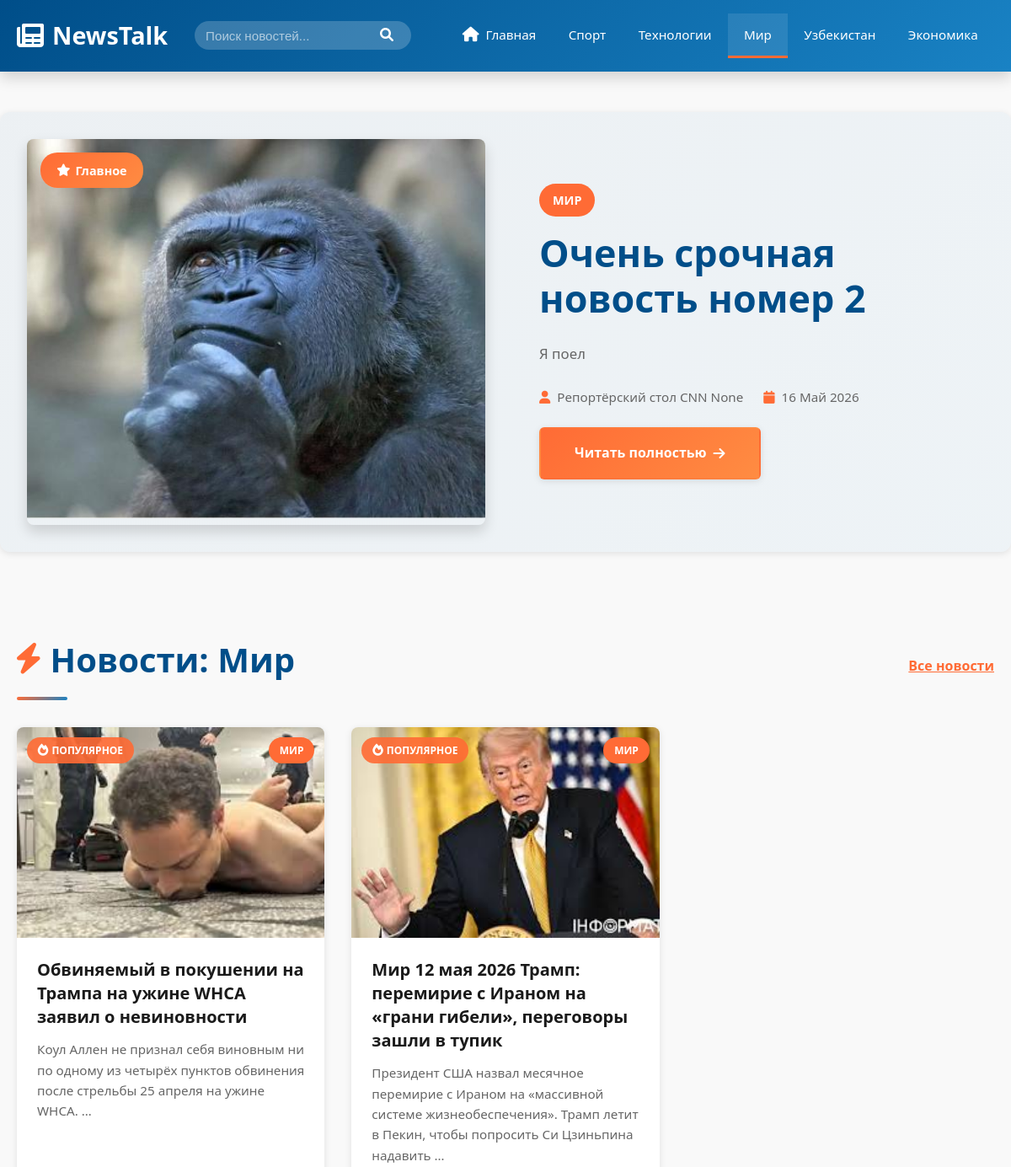
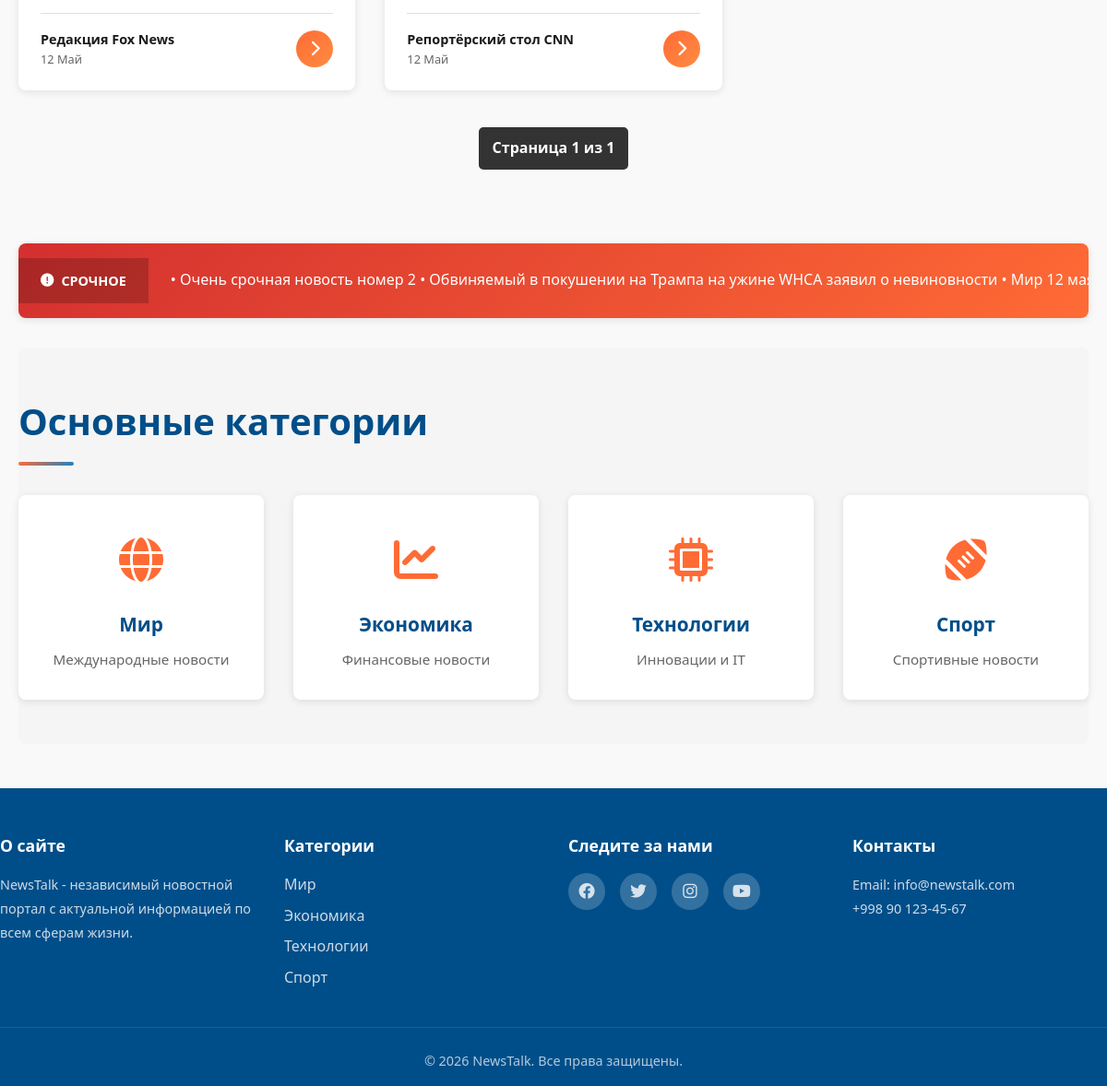
Screenshot of /category/3/ with the database file from the repository (2 pictures, top to bottom).
### news_app/models.py (models this page shows, shortened)
class Category(models.Model):
    name = models.CharField(max_length=100)

class News(models.Model):
    title = models.CharField(max_length=200, verbose_name='Title')
    content = models.TextField()
    image = models.ImageField(null=True, blank=True)
    author = models.ForeignKey(Author, on_delete=models.SET_NULL, null=True)
    category = models.ForeignKey(Category, on_delete=models.CASCADE)
    tags = models.ManyToManyField(Tags)
    created_at = models.DateTimeField(default=timezone.now)
    is_published = models.BooleanField(default=False, verbose_name='Published')
    class Meta:
        verbose_name = 'Новость'
        verbose_name_plural = 'Новости'
        permissions = [
            ('publish_news', 'Может публиковать новости'),
        ]

class Author(models.Model):
    name = models.CharField(max_length=100)
    surname = models.CharField(max_length=100,null=True, blank=True)
    bio = models.TextField()
    image = models.ImageField(null=True, blank=True)

### news_app/views.py (the view)
# urls.py: path('category/<int:category_id>/', views.category_news, name='category_news'),
def category_news(request, category_id):
    category = get_object_or_404(Category, pk=category_id)
    items = News.objects.filter(category=category).order_by('-created_at')
    categories = Category.objects.all()
    paginator = Paginator(items, 12)
    page_number = request.GET.get('page')
    page_obj = paginator.get_page(page_number)
    return render(request, 'home.html', {'news': page_obj, 'categories': categories, 'selected_category': category, 'page_obj': page_obj})

### templates/home.html (shortened to what this page needs)
{% load static %}
<!DOCTYPE html>
<html lang="ru">
<head>
    <link rel="stylesheet" href="{% static 'css/main.css' %}">
    <link rel="stylesheet" href="https://cdnjs.cloudflare.com/ajax/libs/font-awesome/6.0.0/css/all.min.css">
</head>
<body>
    <nav class="navbar">
        <div class="navbar-container">
            <div class="navbar-logo">
                <i class="fas fa-newspaper"></i>
                <span>NewsTalk</span>
            </div>
            <div class="nav-search">
                <form method="get" action="{% url 'home' %}" style="display: flex; width: 100%;">
                    <input type="text" name="q" placeholder="Поиск новостей..." value="{{ request.GET.q }}">
                    <button type="submit"><i class="fas fa-search"></i></button>
                </form>
            </div>
            <ul class="nav-menu">
                <li><a href="/" class="nav-link {% if not selected_category %}active{% endif %}"><i class="fas fa-home"></i> Главная</a></li>
                {% for category in categories %}
                <li><a href="{% url 'category_news' category.id %}" class="nav-link {% if selected_category.id == category.id %}active{% endif %}">{{ category.name }}</a></li>
                {% endfor %}
            </ul>
        </div>
    </nav>
    {% if news %}
    {% with featured=news.0 %}
    <section class="hero-section">
        <div class="hero-container">
            <div class="hero-left">
                {% if featured.image %}
                <img src="{{ featured.image.url }}" alt="{{ featured.title }}" class="hero-image">
                {% else %}
                <img src="{% static 'media/images.jfif' %}" alt="{{ featured.title }}" class="hero-image">
                {% endif %}
                <div class="hero-overlay">
                    <span class="featured-badge">
                        <i class="fas fa-star"></i> Главное
                    </span>
                </div>
            </div>
            <div class="hero-right">
                <div class="hero-category">{{ featured.category.name }}</div>
                <h1 class="hero-title">{{ featured.title }}</h1>
                <p class="hero-excerpt">{{ featured.content|truncatewords:30 }}</p>
                <div class="hero-meta">
                    <span class="meta-item">
                        <i class="fas fa-user"></i> {{ featured.author.name }} {{ featured.author.surname }}
                    </span>
                    <span class="meta-item">
                        <i class="fas fa-calendar"></i> {{ featured.created_at|date:"d M Y" }}
                    </span>
                </div>
                <a href="/product/{{ featured.id }}/" class="read-more-btn">
                    Читать полностью <i class="fas fa-arrow-right"></i>
                </a>
            </div>
        </div>
    </section>
    {% endwith %}
    {% endif %}
    <div class="container">
        <section class="news-section">
            <div class="section-header">
                <h2 class="section-title">
                    <i class="fas fa-bolt"></i> {% if selected_category %}Новости: {{ selected_category.name }}{% else %}Последние новости{% endif %}
                </h2>
                {% if selected_category %}<a href="/" class="view-all">Все новости</a>{% endif %}
            </div>
            <div class="news-grid">
                {% for item in news %}
                    {% if not forloop.first %}
                    <article class="news-card">
                        <div class="card-image-wrapper">
                            {% if item.image %}
                            <img src="{{ item.image.url }}" alt="{{ item.title }}" class="card-image">
                            {% else %}
                            <img src="{% static 'media/images.jfif' %}" alt="{{ item.title }}" class="card-image">
                            {% endif %}
                            <span class="category-badge">{{ item.category.name }}</span>
                            <div class="trending-badge">
                                <i class="fas fa-fire"></i> Популярное
                            </div>
                        </div>
                        <div class="card-content">
                            <h3 class="card-title">{{ item.title }}</h3>
                            <p class="card-excerpt">{{ item.content|truncatewords:20 }}</p>
                            <div class="card-footer">
                                <div class="card-meta">
                                    <div>
                                        <div class="author-name">{{ item.author.name }}</div>
                                        <div class="card-date">{{ item.created_at|date:"d M" }}</div>
                                    </div>
                                </div>
                                <a href="/product/{{ item.id }}/" class="card-link" title="Читать">
                                    <i class="fas fa-chevron-right"></i>
                                </a>
                            </div>
                        </div>
                    </article>
                    {% endif %}
                {% endfor %}
            </div>
            <div class="pagination" style="text-align: center; margin-top: 40px; display: flex; justify-content: center; gap: 10px; flex-wrap: wrap;">
                <span style="padding: 10px 15px; background: #333; color: white; border-radius: 5px; font-weight: bold;">Страница {{ page_obj.number }} из {{ page_obj.paginator.num_pages }}</span>
            </div>
        </section>
        <section class="breaking-news">
            <div class="breaking-label">
                <i class="fas fa-exclamation-circle"></i> СРОЧНОЕ
            </div>
            <div class="breaking-content">
                <span class="breaking-text">
                    {% for item in news|slice:":3" %}
                        <span>• {{ item.title }}</span>
                    {% endfor %}
                </span>
            </div>
        </section>
        <section class="categories-section">
            <h2 class="section-title">Основные категории</h2>
            <div class="categories-grid">
                <div class="category-item">
                    <div class="category-icon">
                        <i class="fas fa-globe"></i>
                    </div>
                    <h3>Мир</h3>
                    <p>Международные новости</p>
                </div>
                <div class="category-item">
                    <div class="category-icon">
                        <i class="fas fa-chart-line"></i>
                    </div>
                    <h3>Экономика</h3>
                    <p>Финансовые новости</p>
                </div>
                <div class="category-item">
                    <div class="category-icon">
                        <i class="fas fa-microchip"></i>
                    </div>
                    <h3>Технологии</h3>
                    <p>Инновации и IT</p>
                </div>
                <div class="category-item">
                    <div class="category-icon">
                        <i class="fas fa-football-ball"></i>
                    </div>
                    <h3>Спорт</h3>
                    <p>Спортивные новости</p>
                </div>
            </div>
        </section>
    </div>
    <footer class="footer">
        <div class="footer-content">
            <div class="footer-column">
                <h4>О сайте</h4>
                <p>NewsTalk - независимый новостной портал с актуальной информацией по всем сферам жизни.</p>
            </div>
            <div class="footer-column">
                <h4>Категории</h4>
                <ul>
                    <li><a href="#">Мир</a></li>
                    <li><a href="#">Экономика</a></li>
                    <li><a href="#">Технологии</a></li>
                    <li><a href="#">Спорт</a></li>
                </ul>
            </div>
            <div class="footer-column">
                <h4>Следите за нами</h4>
                <div class="social-icons">
                    <a href="#" class="social-icon"><i class="fab fa-facebook"></i></a>
                    <a href="#" class="social-icon"><i class="fab fa-twitter"></i></a>
                    <a href="#" class="social-icon"><i class="fab fa-instagram"></i></a>
                    <a href="#" class="social-icon"><i class="fab fa-youtube"></i></a>
                </div>
            </div>
            <div class="footer-column">
                <h4>Контакты</h4>
                <p>Email: info@newstalk.com</p>
                <p>+998 90 123-45-67</p>
            </div>
        </div>
        <div class="footer-bottom">
            <p>&copy; 2026 NewsTalk. Все права защищены.</p>
        </div>
    </footer>
</body>
</html>

### rows the page displays
Category: name "Спорт"
Category: name "Технологии"
Category: name "Мир"
Category: name "Узбекистан"
Category: name "Экономика"
News: image (picture), category.name "МИР", title "Очень срочная новость номер 2", content "Я поел", author.name "Репортёрский стол CNN", author.surname "None", created_at "16 Май 2026"
News: image (picture), category.name "МИР", title "Обвиняемый в покушении на Трампа на ужине WHCA заявил о невиновности", content "Коул Аллен не признал себя виновным ни по одному из четырёх пунктов обвинения после стрельбы 25 апреля на ужине WHCA. …", author.name "Редакция Fox News", created_at "12 Май"
News: image (picture), category.name "МИР", title "Мир 12 мая 2026 Трамп: перемирие с Ираном на «грани гибели», переговоры зашли в тупик", content "Президент США назвал месячное перемирие с Ираном на «массивной системе жизнеобеспечения». Трамп летит в Пекин, чтобы попросить Си Цзиньпина надавить …", author.name "Репортёрский стол CNN", created_at "12 Май", title "Мир 12…"

### other values shown
{{ page_obj.number }} "1"
{{ page_obj.paginator.num_pages }} "1"
